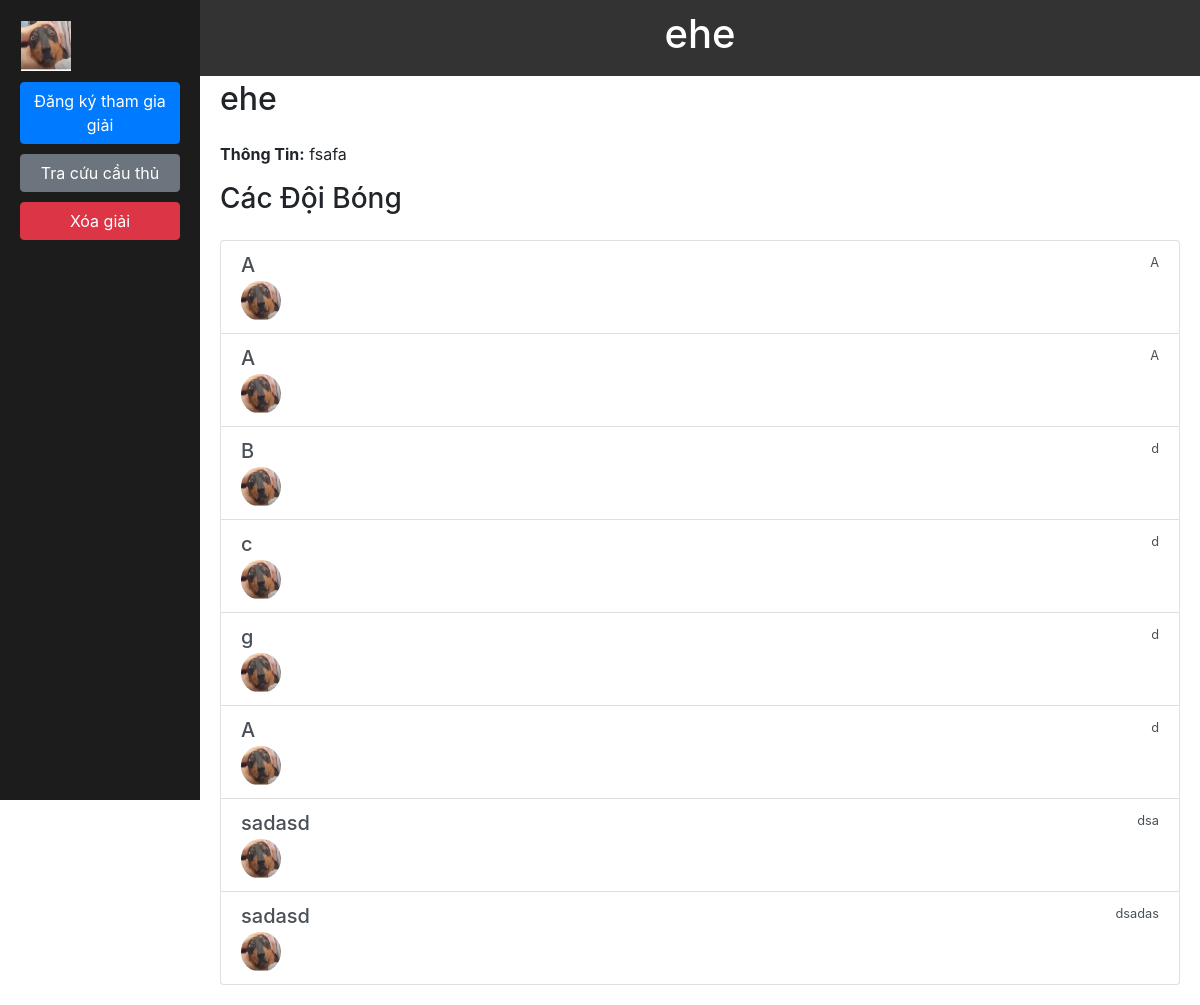
The app's page /season/1, older data.
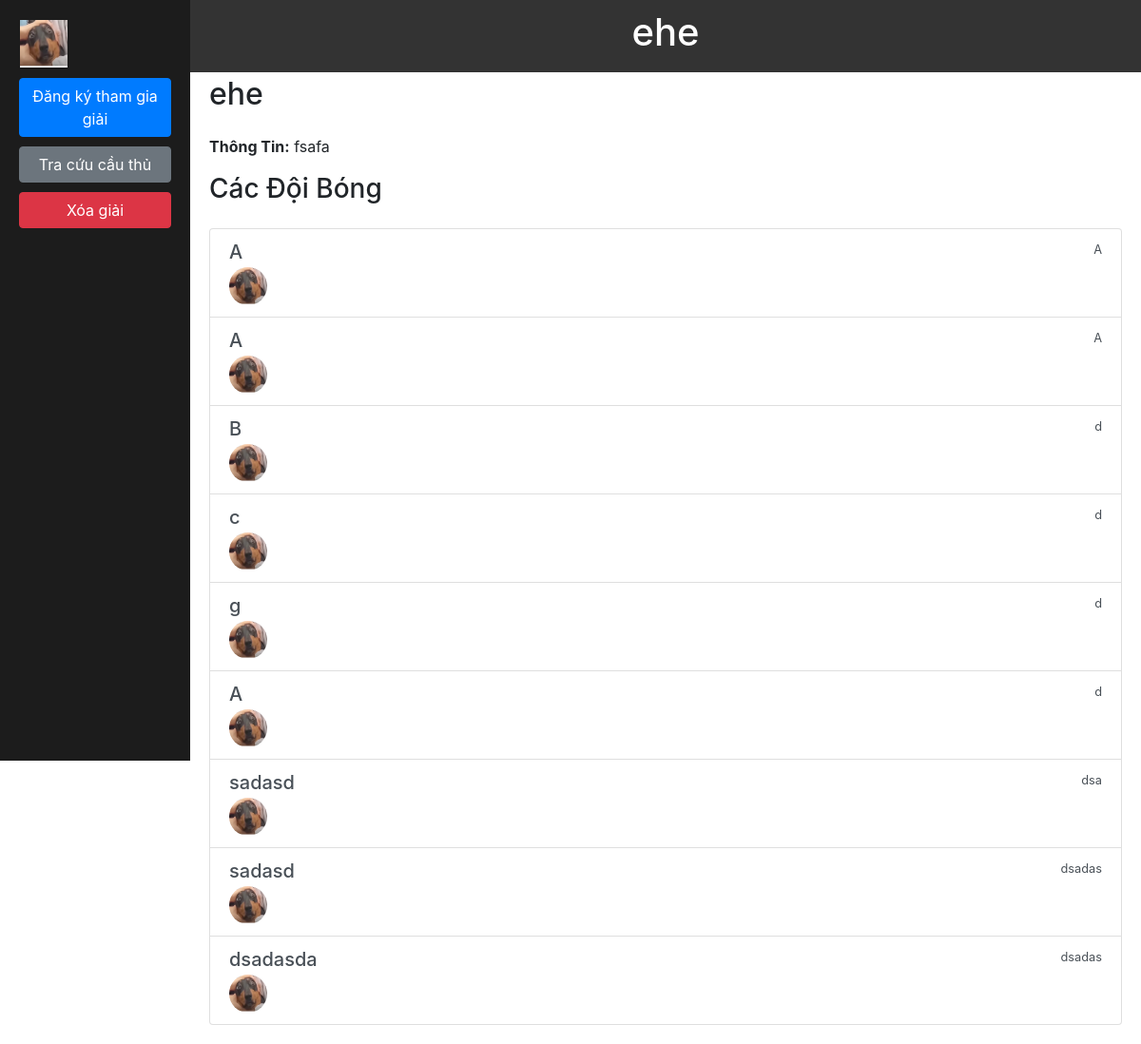
The same page, newer data.
### models/team.py (models this page shows, shortened)
class Team(db.Model):
    id = db.Column(db.Integer, primary_key=True)
    name = db.Column(db.String(100), unique=False, nullable=False)
    stadium = db.Column(db.String(100), nullable=False)
    national_players_count = db.Column(db.Integer, default=0)
    foreign_players_count = db.Column(db.Integer, default=0)
    season_id = db.Column(db.Integer, db.ForeignKey('season.id'), nullable=False)
    profile_picture = db.Column(db.String(255))

### routes/season_routes.py (the view)
    @app.route('/season/<int:season_id>')
    def view_season(season_id):
        season = Season.query.get_or_404(season_id)
        teams = Team.query.filter_by(season_id=season_id).all()
        players = Player.query.filter_by(season_id=season_id).all()
        matches = Match.query.filter_by(season_id=season_id).all()
        match_results = MatchResult.query.filter_by(season_id=season_id).all()
        team_rankings = TeamRanking.query.filter_by(season_id=season_id).all()
        return render_template('season_main.html', season=season, teams=teams, players=players, matches=matches, match_results=match_results, team_rankings=team_rankings)

### templates/season_main.html (shortened to what this page needs)
{% extends "base.html" %}
{% block title %}{{ season.name }}{% endblock %}
{% block sidebar %}
    <button class="btn btn-primary btn-block" onclick="window.location.href='{{ url_for('register_team', season_id=season.id) }}'">Đăng ký tham gia giải</button>
    <button class="btn btn-secondary btn-block" onclick="window.location.href='{{ url_for('search_player', season_id=season.id) }}'">Tra cứu cầu thủ</button>
    <button class="btn btn-danger btn-block" data-toggle="modal" data-target="#deleteModal">Xóa giải</button>
{% endblock %}
{% block content %}
<h2 class="mb-4">{{ season.name }}</h2>
<p><strong>Thông Tin:</strong> {{ season.note }}</p>
<h3 class="mb-4">Các Đội Bóng</h3>
<div class="list-group">
    {% for team in teams %}
    <a href="#" class="list-group-item list-group-item-action">
        <div class="d-flex w-100 justify-content-between">
            <h5 class="mb-1">{{ team.name }}</h5>
            <small>{{ team.stadium }}</small>
        </div>
        <img src="{{ url_for('static', filename=team.profile_picture) }}" alt="{{ team.name }}" class="img-fluid rounded-circle" style="width: 40px; height: 40px;">
    </a>
    {% else %}
    <p>Không có đội bóng nào trong giải đấu này.</p>
    {% endfor %}
</div>
{% endblock %}

Row changes from the older to the newer data that the page shows:
added Team: name "dsadasda", stadium "dsadas", profile_picture (picture)
